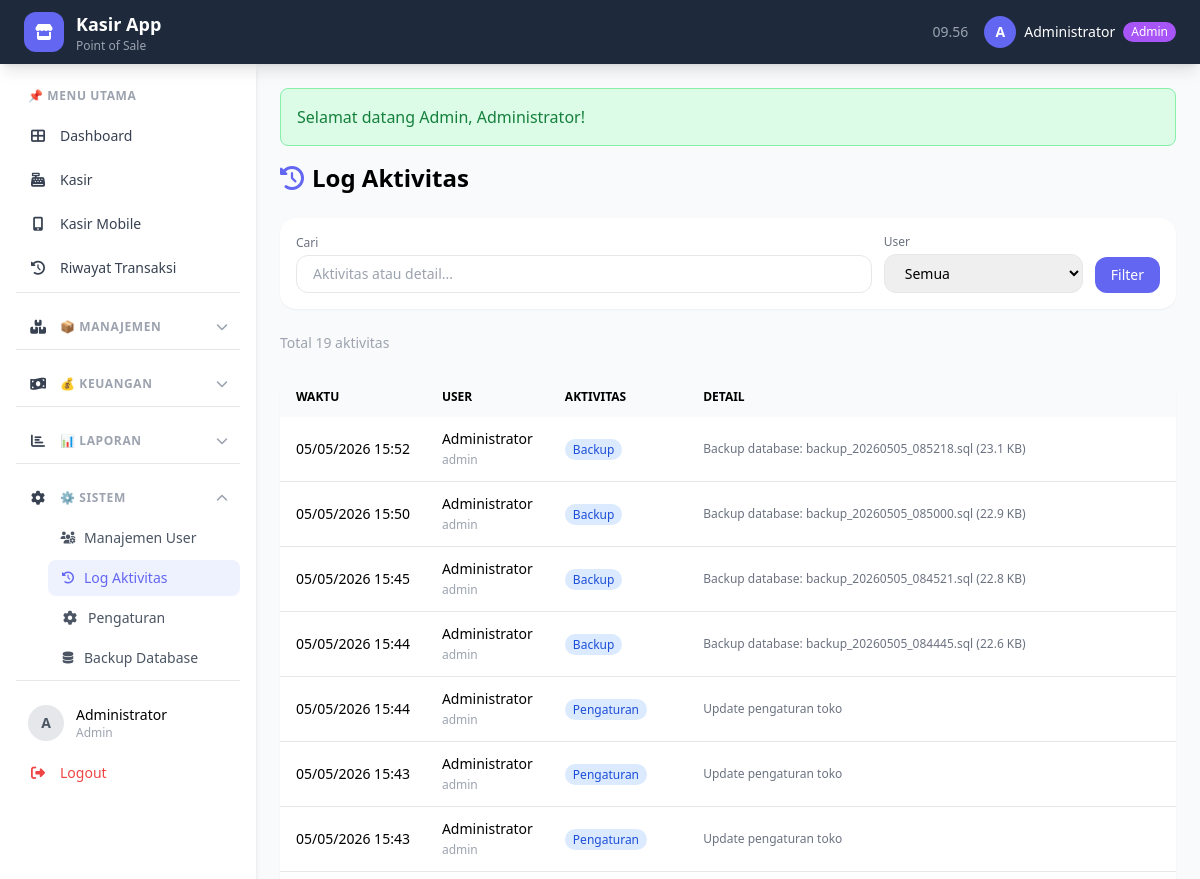
Page /index.php?page=log (signed in, upper part) on the earlier database version.
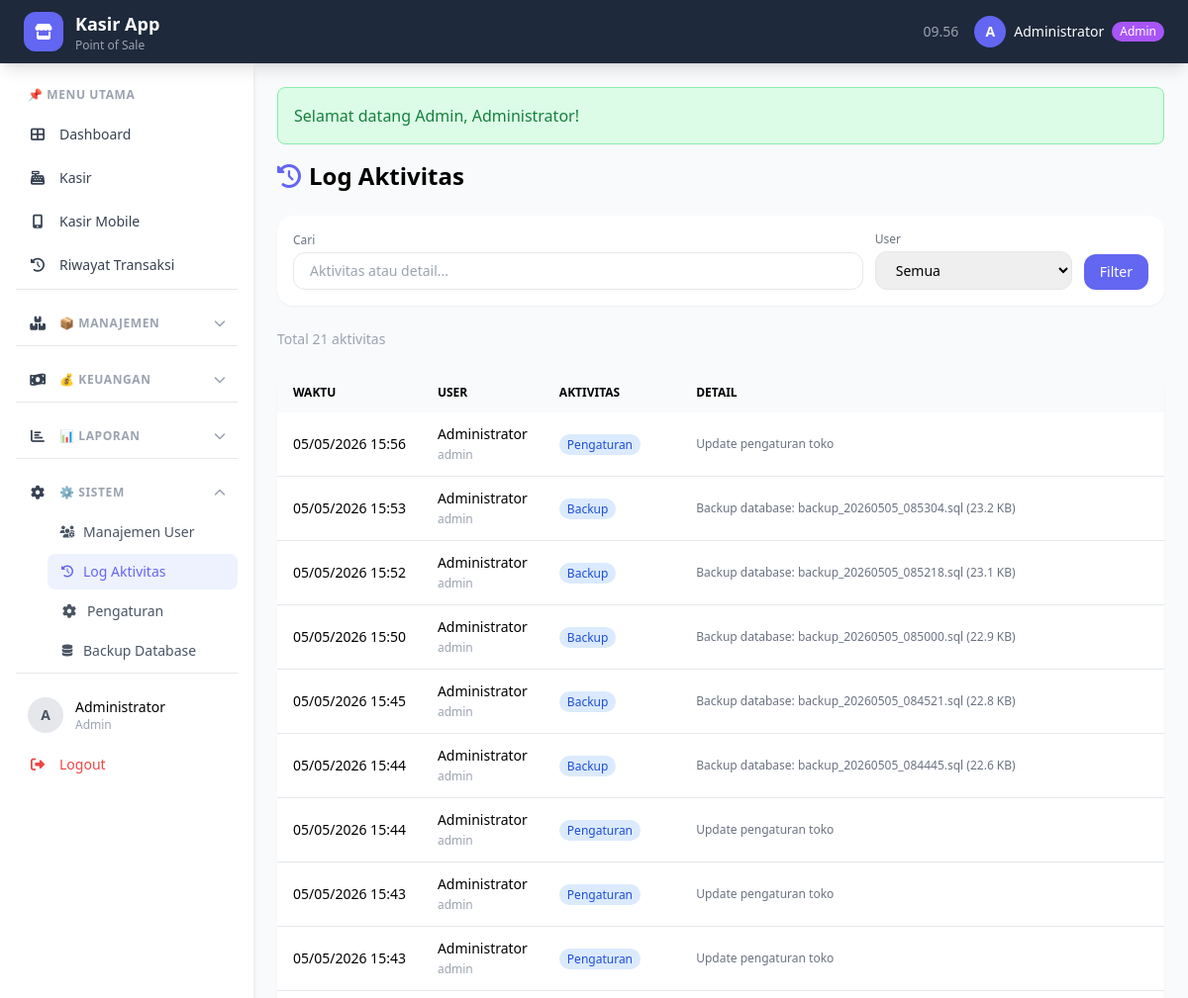
Same page on the later database version.
### tables this page shows
CREATE TABLE `log_aktivitas` (
  `id` int(11) NOT NULL AUTO_INCREMENT,
  `user_id` int(11) NOT NULL,
  `aktivitas` varchar(100) NOT NULL,
  `detail` text DEFAULT NULL,
  `created_at` timestamp NOT NULL DEFAULT current_timestamp(),
  PRIMARY KEY (`id`),
  KEY `user_id` (`user_id`),
  CONSTRAINT `log_aktivitas_ibfk_1` FOREIGN KEY (`user_id`) REFERENCES `users` (`id`)
);

CREATE TABLE `users` (
  `id` int(11) NOT NULL AUTO_INCREMENT,
  `username` varchar(50) NOT NULL,
  `password` varchar(255) NOT NULL,
  `nama` varchar(100) NOT NULL,
  `role` enum('admin','kasir') NOT NULL DEFAULT 'kasir',
  `created_at` timestamp NOT NULL DEFAULT current_timestamp(),
  PRIMARY KEY (`id`),
  UNIQUE KEY `username` (`username`)
);

### halaman/log.php (the view, shortened to what this page needs)
<?php
$currentPage = getCurrentPage();
$perPage = 30;
$search = $_GET['search'] ?? '';
$where = "WHERE 1=1";
$totalQuery = mysqli_query($conn, "SELECT COUNT(*) as total FROM log_aktivitas l $where");
$totalRows = mysqli_fetch_assoc($totalQuery)['total'];
$limit = getLimit($currentPage, $perPage);
$log_list = mysqli_query($conn, "
    SELECT l.*, u.nama as user_nama, u.role
    FROM log_aktivitas l
    JOIN users u ON l.user_id = u.id
    $where
    ORDER BY l.created_at DESC
    $limit
");
?>
<div class="space-y-6">
    <h1 class="text-2xl font-bold"><i class="fas fa-history text-primary mr-2"></i>Log Aktivitas</h1>
    <div class="bg-white rounded-2xl shadow-sm p-4">
        <form method="get" class="flex flex-wrap gap-3 items-end">
            <div class="flex-1 min-w-[200px]">
                <label class="text-xs text-gray-500 block mb-1">Cari</label>
                <input type="text" name="search" value="<?= $search ?>"
                       placeholder="Aktivitas atau detail..."
                       class="w-full px-4 py-2 border rounded-xl text-sm">
            </div>
            <div>
                <label class="text-xs text-gray-500 block mb-1">User</label>
                <select name="user" class="px-4 py-2 border rounded-xl text-sm">
                    <option value="">Semua</option>
                </select>
            </div>
            <button type="submit" class="bg-primary text-white px-4 py-2 rounded-xl text-sm">Filter</button>
        </form>
    </div>
    <p class="text-sm text-gray-400">Total <?= $totalRows ?> aktivitas</p>
    <div class="bg-white rounded-2xl shadow-sm overflow-hidden">
        <table class="w-full">
            <thead class="bg-gray-50">
                <tr>
                    <th class="px-4 py-3 text-left text-xs uppercase">Waktu</th>
                    <th class="px-4 py-3 text-left text-xs uppercase">User</th>
                    <th class="px-4 py-3 text-left text-xs uppercase">Aktivitas</th>
                    <th class="px-4 py-3 text-left text-xs uppercase">Detail</th>
                </tr>
            </thead>
            <tbody class="divide-y">
                <?php while($l = mysqli_fetch_assoc($log_list)): ?>
                <tr class="hover:bg-gray-50 text-sm">
                    <td class="px-4 py-3 whitespace-nowrap"><?= tgl_jam($l['created_at']) ?></td>
                    <td class="px-4 py-3">
                        <span class="font-medium"><?= $l['user_nama'] ?></span>
                        <br><span class="text-xs text-gray-400"><?= $l['role'] ?></span>
                    </td>
                    <td class="px-4 py-3">
                        <span class="px-2 py-0.5 text-xs rounded-full bg-blue-100 text-blue-700">
                            <?= $l['aktivitas'] ?>
                        </span>
                    </td>
                    <td class="px-4 py-3 text-xs text-gray-500"><?= $l['detail'] ?></td>
                </tr>
                <?php endwhile; ?>
            </tbody>
        </table>
    </div>
</div>

Differences in the rows shown:
added log_aktivitas: created_at "05/05/2026 15:56", user.nama "Administrator", user.role "admin", aktivitas "Pengaturan", detail "Update pengaturan toko"
added log_aktivitas: created_at "05/05/2026 15:53", user.nama "Administrator", user.role "admin", aktivitas "Backup", detail "Backup database: backup_20260505_085304.sql (23.2 KB)"
Other differences:
$totalRows: "19" → "21"
